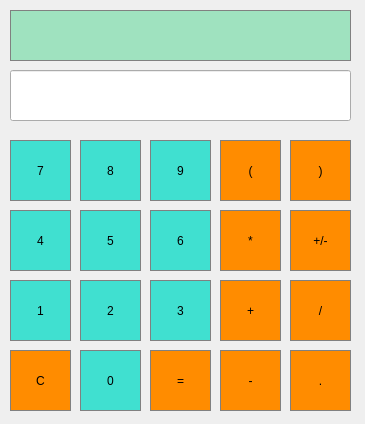
<?xml version="1.0" encoding="UTF-8"?>
<ui version="4.0">
 <class>Calc</class>
 <widget class="QMainWindow" name="Calc">
  <property name="geometry">
   <rect>
    <x>0</x>
    <y>0</y>
    <width>365</width>
    <height>424</height>
   </rect>
  </property>
  <property name="windowTitle">
   <string>Calc</string>
  </property>
  <widget class="QWidget" name="centralwidget">
   <widget class="QLabel" name="label_2">
    <property name="geometry">
     <rect>
      <x>10</x>
      <y>10</y>
      <width>341</width>
      <height>51</height>
     </rect>
    </property>
    <property name="font">
     <font>
      <pointsize>14</pointsize>
      <bold>true</bold>
      <kerning>false</kerning>
     </font>
    </property>
    <property name="styleSheet">
     <string notr="true">QLabel{
	background-color: #9FE2BF;
    border: 1px solid gray;
    
}</string>
    </property>
    <property name="text">
     <string>&lt;!DOCTYPE HTML PUBLIC &quot;-//W3C//DTD HTML 4.0//EN&quot; &quot;http://www.w3.org/TR/REC-html40/strict.dtd&quot;&gt;
&lt;html&gt;&lt;head&gt;&lt;meta name=&quot;qrichtext&quot; content=&quot;1&quot; /&gt;&lt;meta charset=&quot;utf-8&quot; /&gt;&lt;style type=&quot;text/css&quot;&gt;
p, li { white-space: pre-wrap; }
hr { height: 1px; border-width: 0; }
&lt;/style&gt;&lt;/head&gt;&lt;body style=&quot; font-family:'Segoe UI'; font-size:9pt; font-weight:400; font-style:normal;&quot;&gt;
&lt;p style=&quot;-qt-paragraph-type:empty; margin-top:12px; margin-bottom:12px; margin-left:0px; margin-right:0px; -qt-block-indent:0; text-indent:0px;&quot;&gt;&lt;br /&gt;&lt;/p&gt;&lt;/body&gt;&lt;/html&gt;</string>
    </property>
    <property name="alignment">
     <set>Qt::AlignRight|Qt::AlignTrailing|Qt::AlignVCenter</set>
    </property>
   </widget>
   <widget class="QPushButton" name="Divide">
    <property name="geometry">
     <rect>
      <x>290</x>
      <y>280</y>
      <width>61</width>
      <height>61</height>
     </rect>
    </property>
    <property name="styleSheet">
     <string notr="true">QPushButton{
	background-color: #FF8C00;
    border: 1px solid gray;
    padding: 5px;
}</string>
    </property>
    <property name="text">
     <string>/</string>
    </property>
   </widget>
   <widget class="QPushButton" name="pushButton_0">
    <property name="geometry">
     <rect>
      <x>80</x>
      <y>350</y>
      <width>61</width>
      <height>61</height>
     </rect>
    </property>
    <property name="styleSheet">
     <string notr="true">QPushButton{
	background-color: #40E0D0;
    border: 1px solid gray;
    padding: 5px;
}</string>
    </property>
    <property name="text">
     <string>0</string>
    </property>
   </widget>
   <widget class="QPushButton" name="pushButton_1">
    <property name="geometry">
     <rect>
      <x>10</x>
      <y>280</y>
      <width>61</width>
      <height>61</height>
     </rect>
    </property>
    <property name="styleSheet">
     <string notr="true">QPushButton{
	background-color: #40E0D0;
    border: 1px solid gray;
    padding: 5px;
}</string>
    </property>
    <property name="text">
     <string>1</string>
    </property>
   </widget>
   <widget class="QPushButton" name="pushButton_4">
    <property name="geometry">
     <rect>
      <x>10</x>
      <y>210</y>
      <width>61</width>
      <height>61</height>
     </rect>
    </property>
    <property name="styleSheet">
     <string notr="true">QPushButton{
	background-color: #40E0D0;
    border: 1px solid gray;
    padding: 5px;
}</string>
    </property>
    <property name="text">
     <string>4</string>
    </property>
   </widget>
   <widget class="QPushButton" name="pushButton_3">
    <property name="geometry">
     <rect>
      <x>150</x>
      <y>280</y>
      <width>61</width>
      <height>61</height>
     </rect>
    </property>
    <property name="styleSheet">
     <string notr="true">QPushButton{
	background-color: #40E0D0;
    border: 1px solid gray;
    padding: 5px;
}</string>
    </property>
    <property name="text">
     <string>3</string>
    </property>
   </widget>
   <widget class="QPushButton" name="pushButton_8">
    <property name="geometry">
     <rect>
      <x>80</x>
      <y>140</y>
      <width>61</width>
      <height>61</height>
     </rect>
    </property>
    <property name="styleSheet">
     <string notr="true">QPushButton{
	background-color: #40E0D0;
    border: 1px solid gray;
    padding: 5px;
}</string>
    </property>
    <property name="text">
     <string>8</string>
    </property>
   </widget>
   <widget class="QPushButton" name="pushButton_6">
    <property name="geometry">
     <rect>
      <x>150</x>
      <y>210</y>
      <width>61</width>
      <height>61</height>
     </rect>
    </property>
    <property name="styleSheet">
     <string notr="true">QPushButton{
	background-color: #40E0D0;
    border: 1px solid gray;
    padding: 5px;
}</string>
    </property>
    <property name="text">
     <string>6</string>
    </property>
   </widget>
   <widget class="QPushButton" name="Clear">
    <property name="geometry">
     <rect>
      <x>10</x>
      <y>350</y>
      <width>61</width>
      <height>61</height>
     </rect>
    </property>
    <property name="styleSheet">
     <string notr="true">QPushButton{
	background-color: #FF8C00;
    border: 1px solid gray;
    padding: 5px;
}</string>
    </property>
    <property name="text">
     <string>C</string>
    </property>
   </widget>
   <widget class="QPushButton" name="Add">
    <property name="geometry">
     <rect>
      <x>220</x>
      <y>280</y>
      <width>61</width>
      <height>61</height>
     </rect>
    </property>
    <property name="styleSheet">
     <string notr="true">QPushButton{
	background-color: #FF8C00;
    border: 1px solid gray;
    padding: 5px;
}</string>
    </property>
    <property name="text">
     <string>+</string>
    </property>
   </widget>
   <widget class="QPushButton" name="Subtract">
    <property name="geometry">
     <rect>
      <x>220</x>
      <y>350</y>
      <width>61</width>
      <height>61</height>
     </rect>
    </property>
    <property name="styleSheet">
     <string notr="true">QPushButton{
	background-color: #FF8C00;
    border: 1px solid gray;
    padding: 5px;
}</string>
    </property>
    <property name="text">
     <string>-</string>
    </property>
   </widget>
   <widget class="QPushButton" name="OpenBracket">
    <property name="geometry">
     <rect>
      <x>220</x>
      <y>140</y>
      <width>61</width>
      <height>61</height>
     </rect>
    </property>
    <property name="styleSheet">
     <string notr="true">QPushButton{
	background-color: #FF8C00;
    border: 1px solid gray;
    padding: 5px;
}</string>
    </property>
    <property name="text">
     <string>(</string>
    </property>
   </widget>
   <widget class="QPushButton" name="pushButton_2">
    <property name="geometry">
     <rect>
      <x>80</x>
      <y>280</y>
      <width>61</width>
      <height>61</height>
     </rect>
    </property>
    <property name="styleSheet">
     <string notr="true">QPushButton{
	background-color: #40E0D0;
    border: 1px solid gray;
    padding: 5px;
}</string>
    </property>
    <property name="text">
     <string>2</string>
    </property>
   </widget>
   <widget class="QPushButton" name="pushButton_5">
    <property name="geometry">
     <rect>
      <x>80</x>
      <y>210</y>
      <width>61</width>
      <height>61</height>
     </rect>
    </property>
    <property name="styleSheet">
     <string notr="true">QPushButton{
	background-color: #40E0D0;
    border: 1px solid gray;
    padding: 5px;
}</string>
    </property>
    <property name="text">
     <string>5</string>
    </property>
   </widget>
   <widget class="QPushButton" name="Multiply">
    <property name="geometry">
     <rect>
      <x>220</x>
      <y>210</y>
      <width>61</width>
      <height>61</height>
     </rect>
    </property>
    <property name="styleSheet">
     <string notr="true">QPushButton{
	background-color: #FF8C00;
    border: 1px solid gray;
    padding: 5px;
}</string>
    </property>
    <property name="text">
     <string>*</string>
    </property>
   </widget>
   <widget class="QPushButton" name="pushButton_7">
    <property name="geometry">
     <rect>
      <x>10</x>
      <y>140</y>
      <width>61</width>
      <height>61</height>
     </rect>
    </property>
    <property name="styleSheet">
     <string notr="true">QPushButton{
	background-color: #40E0D0;
    border: 1px solid gray;
    padding: 5px;
}</string>
    </property>
    <property name="text">
     <string>7</string>
    </property>
   </widget>
   <widget class="QPushButton" name="Dot">
    <property name="geometry">
     <rect>
      <x>290</x>
      <y>350</y>
      <width>61</width>
      <height>61</height>
     </rect>
    </property>
    <property name="styleSheet">
     <string notr="true">QPushButton{
	background-color: #FF8C00;
    border: 1px solid gray;
    padding: 5px;
}</string>
    </property>
    <property name="text">
     <string>.</string>
    </property>
   </widget>
   <widget class="QPushButton" name="ChangeSign">
    <property name="geometry">
     <rect>
      <x>290</x>
      <y>210</y>
      <width>61</width>
      <height>61</height>
     </rect>
    </property>
    <property name="styleSheet">
     <string notr="true">QPushButton{
	background-color: #FF8C00;
    border: 1px solid gray;
    padding: 5px;
}</string>
    </property>
    <property name="text">
     <string>+/-</string>
    </property>
   </widget>
   <widget class="QPushButton" name="CloseBracket">
    <property name="geometry">
     <rect>
      <x>290</x>
      <y>140</y>
      <width>61</width>
      <height>61</height>
     </rect>
    </property>
    <property name="styleSheet">
     <string notr="true">QPushButton{
	background-color: #FF8C00;
    border: 1px solid gray;
    padding: 5px;
}</string>
    </property>
    <property name="text">
     <string>)</string>
    </property>
   </widget>
   <widget class="QPushButton" name="pushButton_9">
    <property name="geometry">
     <rect>
      <x>150</x>
      <y>140</y>
      <width>61</width>
      <height>61</height>
     </rect>
    </property>
    <property name="styleSheet">
     <string notr="true">QPushButton{
	background-color: #40E0D0;
    border: 1px solid gray;
    padding: 5px;
}</string>
    </property>
    <property name="text">
     <string>9</string>
    </property>
   </widget>
   <widget class="QPushButton" name="Equals">
    <property name="geometry">
     <rect>
      <x>150</x>
      <y>350</y>
      <width>61</width>
      <height>61</height>
     </rect>
    </property>
    <property name="styleSheet">
     <string notr="true">QPushButton{
	background-color: #FF8C00;
    border: 1px solid gray;
    padding: 5px;
}</string>
    </property>
    <property name="text">
     <string>=</string>
    </property>
   </widget>
   <widget class="QLineEdit" name="label">
    <property name="geometry">
     <rect>
      <x>10</x>
      <y>70</y>
      <width>341</width>
      <height>51</height>
     </rect>
    </property>
   </widget>
  </widget>
 </widget>
 <resources/>
 <connections/>
</ui>
